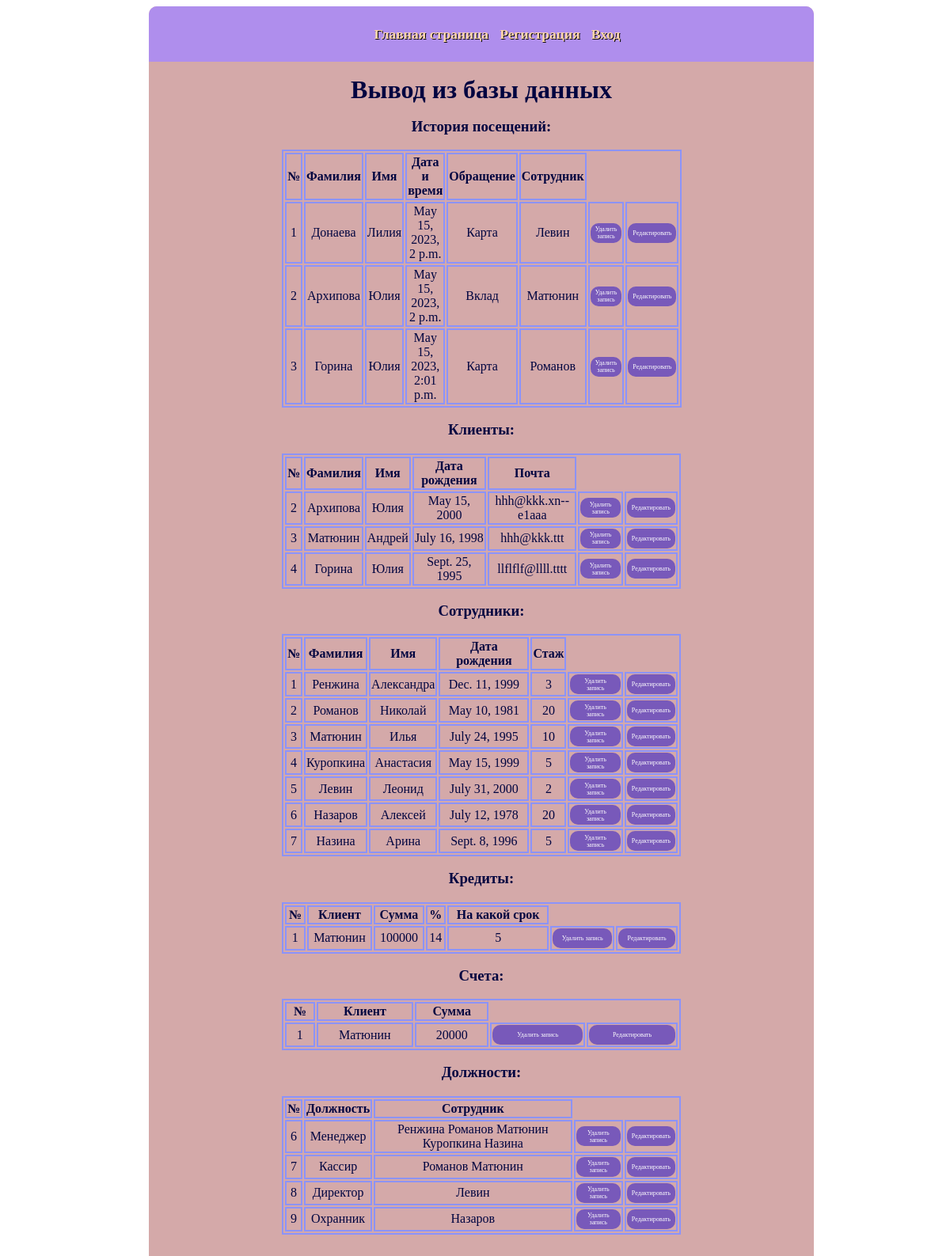
The page / on the database its author committed.
### main/models.py (models this page shows, shortened)
class Bank(models.Model):
    surname = models.CharField('Фамилия',max_length=50)
    name = models.CharField('Имя',max_length=50)
    date_and_time = models.DateTimeField('Дата посещения')
    service = models.CharField('Услуга', max_length=50)
    sotrudnik = models.OneToOneField(Sotrudnik, on_delete=models.SET_NULL, null=True)
    class Meta:
        verbose_name = 'Банк'
        verbose_name_plural = 'Банки'

class Sotrudnik(models.Model):
    surname = models.CharField('Фамилия', max_length=50)
    name = models.CharField('Имя', max_length=50)
    data_birth = models.DateField('Дата рождения')
    stazh = models.IntegerField('Стаж')
    class Meta:
        verbose_name = 'Сотрудник'
        verbose_name_plural = 'Сотрудники'

class Clients(models.Model):
    surname = models.CharField('Фамилия', max_length=50)
    name = models.CharField('Имя', max_length=50)
    data_birth = models.DateField('Дата рождения')
    email = models.EmailField('Почта')
    class Meta:
        verbose_name = 'Клиент'
        verbose_name_plural = 'Клиенты'

class Credit(models.Model):
    client =  models.ForeignKey(Clients, on_delete=models.CASCADE)
    summa = models.IntegerField('Сумма')
    procent = models.IntegerField('Процент')
    years = models.IntegerField('Лет')
    class Meta:
        verbose_name = 'Кредит'
        verbose_name_plural = 'Кредиты'

class Count(models.Model):
    client = models.OneToOneField(Clients, on_delete=models.CASCADE)
    summa = models.IntegerField('Сумма')
    class Meta:
        verbose_name = 'Счет'
        verbose_name_plural = 'Счета'

class Dolzhnost(models.Model):
    name = models.CharField('Должность',max_length=50)
    sotrudnik = models.ManyToManyField(Sotrudnik)
    class Meta:
        verbose_name = 'Должность'
        verbose_name_plural = 'Должности'

### main/views.py (the view)
# urls.py: path('', views.index, name='home'),
def index(request):
    bank = Bank.objects.all()
    client = Clients.objects.all()
    sotrudnik = Sotrudnik.objects.all()
    credit = Credit.objects.all()
    dolzhnost = Dolzhnost.objects.all()
    count = Count.objects.all()
    return render(request, 'main/index.html', {'bank': bank, 'client': client, 'sotr': sotrudnik, 'credit': credit,
                                               'dolzh': dolzhnost, 'count': count, 'role': get_role(request.user)})

### main/views.py (called while the page is built)
def get_role(user):
    template = ""
    if user.is_authenticated:
        if user.is_superuser:
            template = "admins"
        else:
            template = "users"
    return template

### main/templates/main/index.html (shortened to what this page needs)
{% extends 'main/layout.html' %}
{% block content %}
 <h1 class="main">Вывод из базы данных</h1>
 <h3>История посещений:</h3>
 <table>
  <tr>
   <th>№</th>
   <th>Фамилия</th>
   <th>Имя</th>
   <th>Дата и время</th>
   <th>Обращение</th>
   <th>Сотрудник</th>
  </tr>
   {% for el in bank %}
   <tr>
    <td>{{el.id}}</td>
    <td>{{el.surname}}</td>
    <td>{{el.name}}</td>
    <td>{{el.date_and_time}}</td>
    <td>{{el.service}}</td>
    <td>{{el.sotrudnik.surname}}</td>
    <td>
     <a href="{% url 'delete_bank' el.id %}">
      <li>
      <button class="btn">
       Удалить запись
      </button>
      </li>
     </a>
   </td>
     <td>
     <a href="{% url 'update_bank' el.id %}">
      <li>
      <button class="btn">
       Редактировать
      </button>
      </li>
     </a>
   </td>
   </tr>
   {% endfor %}
 </table>
 <h3>Клиенты:</h3>
 <table>
  <tr>
   <th>№</th>
   <th>Фамилия</th>
   <th>Имя</th>
   <th>Дата рождения</th>
   <th>Почта</th>
  </tr>
   {% for el in client %}
   <tr>
    <td>{{el.id}}</td>
    <td>{{el.surname}}</td>
    <td>{{el.name}}</td>
    <td>{{el.data_birth}}</td>
    <td>{{el.email}}</td>
    <td>
     <a href="{% url 'delete_client' el.id %}">
      <li>
      <button class="btn">
       Удалить запись
      </button>
      </li>
     </a>
   </td>
     <td>
     <a href="{% url 'update_client' el.id %}">
      <li>
      <button class="btn">
       Редактировать
      </button>
      </li>
     </a>
   </td>
   </tr>
   {% endfor %}
 </table>
 <h3>Сотрудники:</h3>
 <table>
  <tr>
   <th>№</th>
   <th>Фамилия</th>
   <th>Имя</th>
   <th>Дата рождения</th>
   <th>Стаж</th>
  </tr>
   {% for el in sotr %}
   <tr>
    <td>{{el.id}}</td>
    <td>{{el.surname}}</td>
    <td>{{el.name}}</td>
    <td>{{el.data_birth}}</td>
    <td>{{el.stazh}}</td>
    <td>
     <a href="{% url 'delete_sotr' el.id %}">
      <li>
      <button class="btn">
       Удалить запись
      </button>
      </li>
     </a>
   </td>
     <td>
     <a href="{% url 'update_sotr' el.id %}">
      <li>
      <button class="btn">
       Редактировать
      </button>
      </li>
     </a>
   </td>
   </tr>
   {% endfor %}
 </table>
 <h3>Кредиты:</h3>
 <table>
  <tr>
   <th>№</th>
   <th>Клиент</th>
   <th>Сумма</th>
   <th>%</th>
   <th>На какой срок</th>
  </tr>
   {% for el in credit %}
   <tr>
    <td>{{el.id}}</td>
    <td>{{el.client.surname}}</td>
    <td>{{el.summa}}</td>
    <td>{{el.procent}}</td>
    <td>{{el.years}}</td>
    <td>
     <a href="{% url 'delete_credit' el.id %}">
      <li>
      <button class="btn">
       Удалить запись
      </button>
      </li>
     </a>
   </td>
     <td>
     <a href="{% url 'update_credit' el.id %}">
      <li>
      <button class="btn">
       Редактировать
      </button>
      </li>
     </a>
   </td>
   </tr>
   {% endfor %}
 </table>
 <h3>Счета:</h3>
 <table>
  <tr>
   <th>№</th>
   <th>Клиент</th>
   <th>Сумма</th>
  </tr>
   {% for el in count %}
   <tr>
    <td>{{el.id}}</td>
    <td>{{el.client.surname}}</td>
    <td>{{el.summa}}</td>
    <td>
     <a href="{% url 'delete_count' el.id %}">
      <li>
      <button class="btn">
       Удалить запись
      </button>
      </li>
     </a>
   </td>
     <td>
     <a href="{% url 'update_count' el.id %}">
      <li>
      <button class="btn">
       Редактировать
      </button>
      </li>
     </a>
   </td>
   </tr>
   {% endfor %}
 </table>
 <h3>Должности:</h3>
 <table>
  <tr>
   <th>№</th>
   <th>Должность</th>
   <th>Сотрудник</th>
  </tr>
   {% for el in dolzh %}
   <tr>
    <td>{{el.id}}</td>
    <td>{{el.name}}</td>
    <td>
     {% for sur in el.sotrudnik.all %}
      {{sur.surname}}
     {% endfor %}
    </td>
    <td>
     <a href="{% url 'delete_dolzh' el.id %}">
      <li>
      <button class="btn">
       Удалить запись
      </button>
      </li>
     </a>
   </td>
     <td>
     <a href="{% url 'update_dolzh' el.id %}">
      <li>
      <button class="btn">
       Редактировать
      </button>
      </li>
     </a>
   </td>
   </tr>
   {% endfor %}
 </table>
{% endblock %}

### main/templates/main/layout.html (shortened to what this page needs)
{% load static %}
<!DOCTYPE html>
<html lang="en">
<head>
    <link rel="stylesheet" href="{% static 'main/css/main.css' %}">
</head>
<body>
<div class="content">
<header>
 <ul id="navbar">
  <li><a href="{% url 'main' %}">Главная страница</a></li>
   {% if request.user.is_authenticated %}
     {% if user.username == 'admin2610' or user.username == 'renz' %}
        <li><a href="{% url 'home' %}">Вывод из базы данных</a></li>
        <li><a href="{% url 'create' %}">Добавление новых записей</a></li>
     {% endif %}
     {% if role == 'users' %}
        <li><a href="{% url 'home' %}">Вывод из базы данных</a></li>
     {% endif %}
     <li><a href="{% url 'logout' %}">Выйти</a></li></li>
   {% else %}
     <li><a href="{% url 'registr' %}">Регистрация</a></li>
     <li><a href="{% url 'auth' %}">Вход</a></li>
   {% endif %}
 </ul>
</header>
<main>
    {% block content %}
    {% endblock %}
</main>
</div>
</body>
</html>

### main/static/main/css/main.css (style rules this page uses)
body { width:100%; height:100%; }
.content { margin-top:0 width: 70%; margin-left: 15%; margin-right: 15%; height: 100%; padding-bottom:7%; background: #d4a9a9; display:flex; flex-direction: column; border-radius: 10px; }
li { list-style-type: none; }
header { text-align:center; background: #af8eed; height: 70px; position: relative; border-top-left-radius:10px; border-top-right-radius:10px; }
#navbar { list-style-type: none; text-align: center; height:50px; margin-top:25px; }
#navbar li { display: inline; text-align: center; vertical-align:center; position: relative; }
#navbar li a { color: #ffd5a8; padding: 5px; text-decoration: none; font-weight: bold; font-size: 110%; font-family: "Times New Roman", Times, serif; text-shadow: 1px 1px #080605; }
.main { margin: 0; color: #010540; margin-top: 2%; text-align: center; font-family: "Times New Roman", Times, serif; }
main table { border: 2px solid #8c93fa; width:60%; margin-left:20%; margin-right:25%; margin-top:1% }
main table tr td, main table tr th { border: 2px solid #8c93fa; text-align:center; font-family: "Times New Roman", Times, serif; color: #010540; }
h3 { margin-top:2%; color: #010540; text-align: center; font-family: "Times New Roman", Times, serif; }
.btn { width: 100%; height:25px; background: #7859ba; color: #fff; border: #fff; border-radius:10px; font-size:50%; font-family: "Times New Roman", Times, serif; }

### rows shown on the page
Bank: id "1", surname "Донаева", name "Лилия", date_and_time "May 15, 2023, 2 p.m.", service "Карта", sotrudnik.surname "Левин"
Bank: id "2", surname "Архипова", name "Юлия", date_and_time "May 15, 2023, 2 p.m.", service "Вклад", sotrudnik.surname "Матюнин"
Bank: id "3", surname "Горина", name "Юлия", date_and_time "May 15, 2023, 2:01 p.m.", service "Карта", sotrudnik.surname "Романов"
Clients: id "2", surname "Архипова", name "Юлия", data_birth "May 15, 2000", email "hhh@kkk.xn--e1aaa"
Clients: id "3", surname "Матюнин", name "Андрей", data_birth "July 16, 1998", email "hhh@kkk.ttt"
Clients: id "4", surname "Горина", name "Юлия", data_birth "Sept. 25, 1995", email "llflflf@llll.tttt"
Sotrudnik: id "1", surname "Ренжина", name "Александра", data_birth "Dec. 11, 1999", stazh "3"
Sotrudnik: id "2", surname "Романов", name "Николай", data_birth "May 10, 1981", stazh "20"
Sotrudnik: id "3", surname "Матюнин", name "Илья", data_birth "July 24, 1995", stazh "10"
Sotrudnik: id "4", surname "Куропкина", name "Анастасия", data_birth "May 15, 1999", stazh "5"
Sotrudnik: id "5", surname "Левин", name "Леонид", data_birth "July 31, 2000", stazh "2"
Sotrudnik: id "6", surname "Назаров", name "Алексей", data_birth "July 12, 1978", stazh "20"
Sotrudnik: id "7", surname "Назина", name "Арина", data_birth "Sept. 8, 1996", stazh "5"
Credit: id "1", client.surname "Матюнин", summa "100000", procent "14", years "5"
Count: id "1", client.surname "Матюнин", summa "20000"
Dolzhnost: id "6", name "Менеджер"
Dolzhnost: id "7", name "Кассир"
Dolzhnost: id "8", name "Директор"
Dolzhnost: id "9", name "Охранник"
